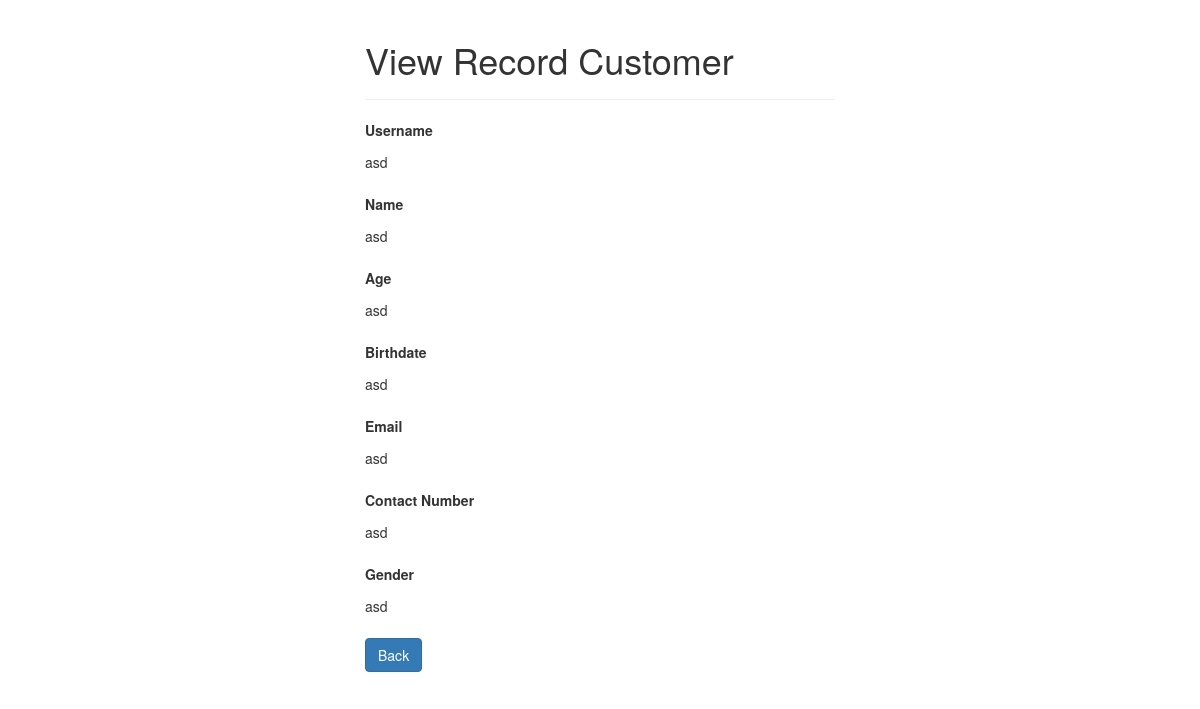
/read.php?id=18, run on the app's committed database.
### tables this page shows
CREATE TABLE `customer` (
  `id` int(10) NOT NULL,
  `Username` varchar(50) NOT NULL,
  `Name` varchar(50) NOT NULL,
  `Age` varchar(50) NOT NULL,
  `Birthdate` varchar(50) NOT NULL,
  `Email` varchar(50) NOT NULL,
  `Contact Number` varchar(50) NOT NULL,
  `Gender` varchar(50) NOT NULL,
  `Password` varchar(255) NOT NULL
);

### read.php (the view, shortened to what this page needs)
<?php
if(isset($_GET["id"]) && !empty(trim($_GET["id"]))){
    require_once "config.php";
    $sql = "SELECT * FROM customer WHERE id = ?";
    if($stmt = mysqli_prepare($link, $sql)){
        mysqli_stmt_bind_param($stmt, "i", $param_id);
        if(mysqli_stmt_execute($stmt)){
            $result = mysqli_stmt_get_result($stmt);
            if(mysqli_num_rows($result) == 1){
                $row = mysqli_fetch_array($result, MYSQLI_ASSOC);
            } else{
                header("location: error.php");
                exit();
            }
        } else{
            echo "Oops! Something went wrong. Please try again later.";
        }
    }
} else{
    header("location: error.php");
    exit();
}
?>
<!DOCTYPE html>
<html lang="en">
<head>
    <link rel="stylesheet" href="https://maxcdn.bootstrapcdn.com/bootstrap/3.3.7/css/bootstrap.css">
</head>
<body>
    <div class="wrapper">
        <div class="container-fluid">
            <div class="row">
                <div class="col-md-12">
                    <div class="page-header">
                        <h1>View Record Customer</h1>
                    </div>
                    <div class="form-group">
                        <label>Username</label>
                        <p class="form-control-static"><?php echo $row["Username"]; ?></p>
                    </div>
                    <div class="form-group">
                        <label>Name</label>
                        <p class="form-control-static"><?php echo $row["Name"]; ?></p>
                    </div>
                    <div class="form-group">
                        <label>Age</label>
                        <p class="form-control-static"><?php echo $row["Age"]; ?></p>
                    </div>
                    <div class="form-group">
                        <label>Birthdate</label>
                        <p class="form-control-static"><?php echo $row["Birthdate"]; ?></p>
                    </div>
                    <div class="form-group">
                        <label>Email</label>
                        <p class="form-control-static"><?php echo $row["Email"]; ?></p>
                    </div>
                    <div class="form-group">
                        <label>Contact Number</label>
                        <p class="form-control-static"><?php echo $row["Contact Number"]; ?></p>
                    </div>
                    <div class="form-group">
                        <label>Gender</label>
                        <p class="form-control-static"><?php echo $row["Gender"]; ?></p>
                    </div>
                    <p><a href="index.php" class="btn btn-primary">Back</a></p>
                </div>
            </div>
        </div>
    </div>
</body>
</html>

### read.php (style rules this page uses)
.wrapper { width: 500px; margin: 0 auto; }

### data on the page
customer: Username "asd", Name "asd", Age "asd", Birthdate "asd", Email "asd", Contact Number "asd", Gender "asd"
